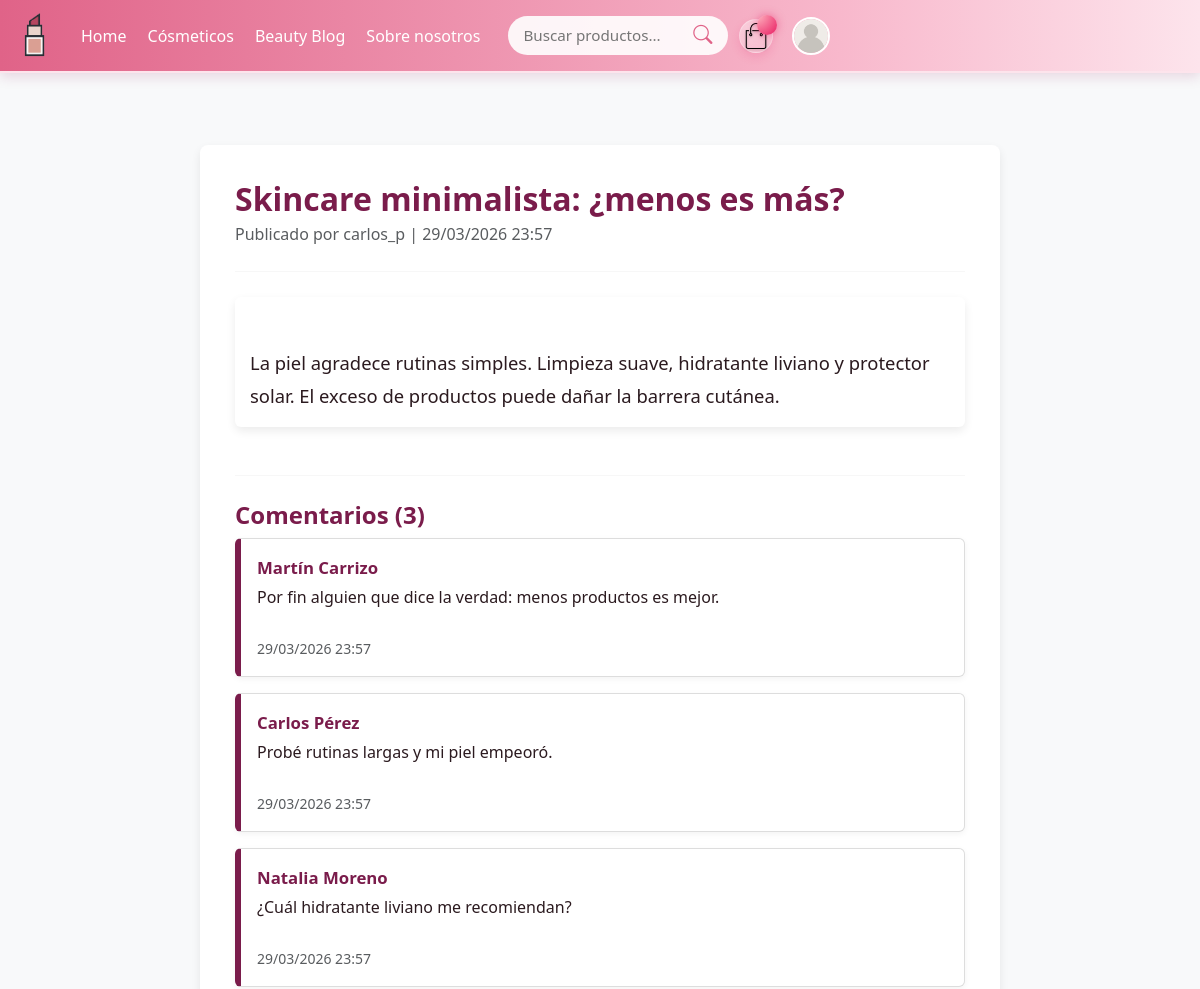
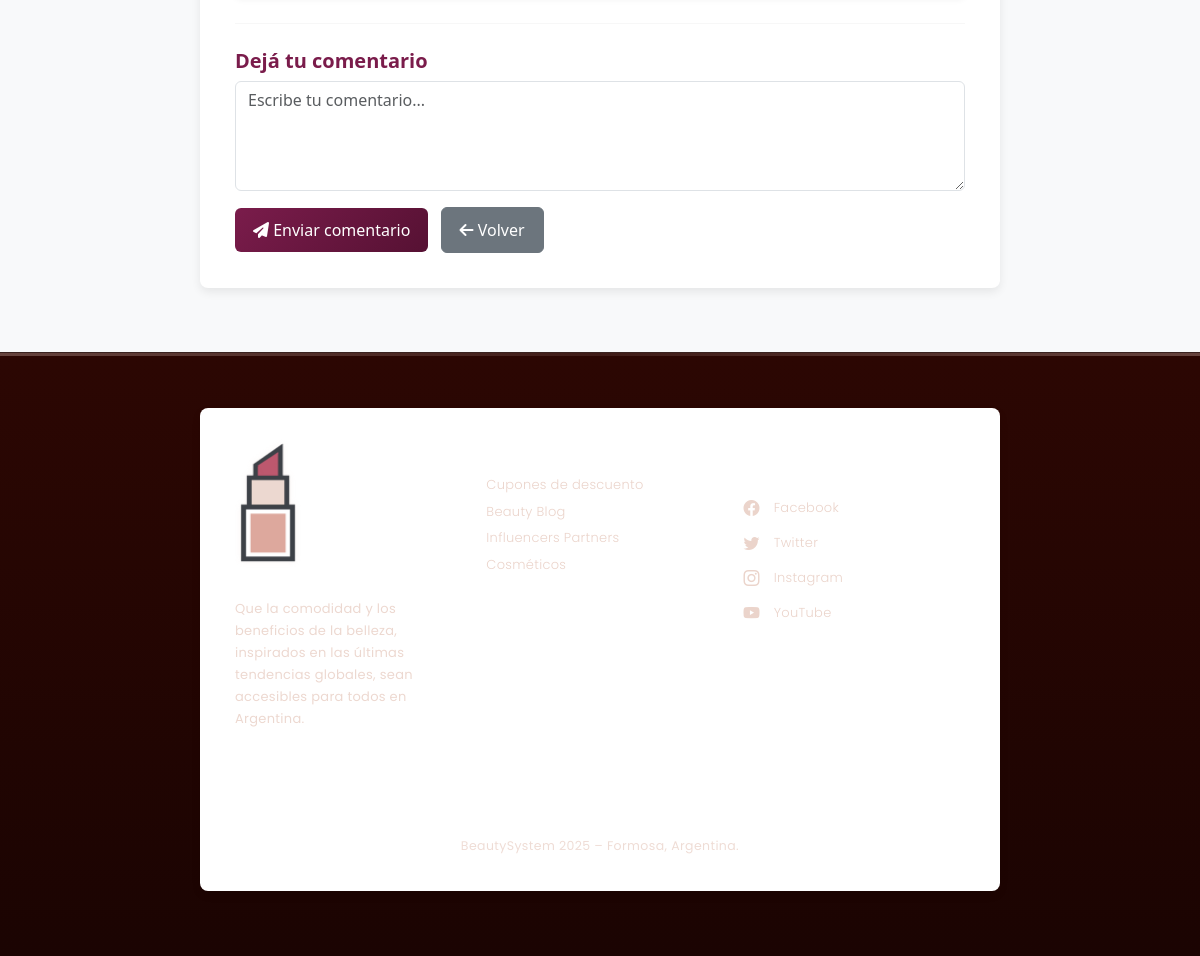
Screenshot of /index.php?controller=Blog&action=verPublico&id=3 with the database file from the repository (2 pictures, top to bottom).
### tables this page shows
CREATE TABLE blog_post (
    id_post INT AUTO_INCREMENT PRIMARY KEY,
    id_usuario INT NOT NULL, 
    titulo VARCHAR(255) NOT NULL,
    contenido TEXT NOT NULL,
    fecha_publicacion TIMESTAMP DEFAULT CURRENT_TIMESTAMP,
    FOREIGN KEY (id_usuario) REFERENCES usuario(id_usuario) ON DELETE CASCADE
);

CREATE TABLE usuario (
    id_usuario INT PRIMARY KEY AUTO_INCREMENT,
    nombre_usuario VARCHAR(50) NOT NULL UNIQUE,
    password_usuario VARCHAR(255) NOT NULL,
    fecha_registro TIMESTAMP DEFAULT CURRENT_TIMESTAMP,
    estado_usuario TINYINT(1) DEFAULT 0,  
    cuenta_activada TINYINT(1) DEFAULT 0,
    relacion_persona INT NOT NULL,
    relacion_perfil INT NOT NULL,
    FOREIGN KEY (relacion_persona) REFERENCES persona(id_persona),
    FOREIGN KEY (relacion_perfil) REFERENCES perfil(id_perfil)
);

CREATE TABLE comentarios_blog (
    id_comentario INT AUTO_INCREMENT PRIMARY KEY,
    id_post INT,
    id_cliente INT,
    comentario TEXT,
    fecha TIMESTAMP DEFAULT CURRENT_TIMESTAMP,
    FOREIGN KEY (id_post) REFERENCES blog_post(id_post) ON DELETE CASCADE,
    FOREIGN KEY (id_cliente) REFERENCES cliente(id_cliente) ON DELETE CASCADE
);

### controllers/BlogController.php (called while the page is built, shortened)
<?php
require_once 'models/BlogModel.php';
class BlogController {
    private $model;
    public function __construct() {
        $this->model = new BlogModel();
    }
    public function verPublico()
    {
        $id = $_GET['id'] ?? null;
        $post = $this->model->obtener($id);
        $comentarios = $this->model->obtenerComentarios($id);
        require_once 'views/layouts/main.php';
    }
}

### index.php (called while the page is built, shortened)
<?php
$actionName = $_GET['action'] ?? 'index';
$actionName = preg_replace('/[^a-zA-Z0-9_]/', '', $actionName);
$controller = new $controllerName();
call_user_func([$controller, $actionName]);

### models/Conexion.php (called while the page is built, shortened)
<?php
class Conexion {
    private $host = 'localhost';
    private $db_name = 'beautysystem';
    private $username = 'root';
    private $password = '';
    private $port = 3306;
    public function Conectar() {
        $this->conection = null;
        try {
            $this->conection = new PDO(
                "mysql:host={$this->host};port={$this->port};dbname={$this->db_name}",
                $this->username,
                $this->password
            );
            $this->conection->setAttribute(PDO::ATTR_ERRMODE, PDO::ERRMODE_EXCEPTION);
        } catch (PDOException $e) {
            echo 'Error al establecer la conexión: ' . $e->getMessage();
            exit;
        }
        return $this->conection;
    }
}
?>

### models/BlogModel.php (called while the page is built, shortened)
<?php
require_once 'models/Conexion.php';
class BlogModel
{
    private $db;
    public function __construct()
    {
        $this->db = (new Conexion())->Conectar();
    }
    public function obtener($id_post)
    {
        $sql = "SELECT p.id_post, p.titulo, p.contenido, p.fecha_publicacion,
                       u.nombre_usuario AS autor
                FROM blog_post p
                JOIN usuario u ON p.id_usuario = u.id_usuario
                WHERE p.id_post = :id_post";
        $stmt = $this->db->prepare($sql);
        $stmt->execute([':id_post' => $id_post]);
        return $stmt->fetch(PDO::FETCH_ASSOC);
    }
    public function obtenerComentarios($id_post)
    {
        $sql = "SELECT c.id_comentario,
                       c.comentario,
                       c.fecha,
                       CONCAT(p.nombre_persona, ' ', p.apellido_persona) AS cliente
                FROM comentarios_blog c
                JOIN cliente cl ON c.id_cliente = cl.id_cliente
                JOIN persona p ON cl.relacion_persona = p.id_persona
                WHERE c.id_post = :id_post
                ORDER BY c.fecha DESC";
        $stmt = $this->db->prepare($sql);
        $stmt->execute([':id_post' => $id_post]);
        return $stmt->fetchAll(PDO::FETCH_ASSOC);
    }
}

### views/blog/publico/ver.php (the view, shortened to what this page needs)
<!DOCTYPE html>
<html lang="es">
<head>
    <link href="https://cdn.jsdelivr.net/npm/bootstrap@5.3.2/dist/css/bootstrap.min.css" rel="stylesheet">
    <link rel="stylesheet"
        href="https://cdnjs.cloudflare.com/ajax/libs/font-awesome/6.5.0/css/all.min.css">
</head>
<body>
    <div class="container mt-5">
        <h2 class="mb-1"><?= htmlspecialchars($post['titulo']) ?></h2>
        <p class="text-muted">
            Publicado por <?= htmlspecialchars($post['autor']) ?> |
            <?= date("d/m/Y H:i", strtotime($post['fecha_publicacion'])) ?>
        </p>
        <hr>
        <div class="post-contenido mb-5">
            <?= nl2br(htmlspecialchars($post['contenido'])) ?>
        </div>
        <hr>
        <h4 class="mt-4">
            Comentarios (<?= count($comentarios) ?>)
        </h4>
        <?php if ($comentarios): ?>
            <?php foreach ($comentarios as $coment): ?>
                <div class="comentario p-3 mb-3 rounded">
                    <strong><?= htmlspecialchars($coment['cliente']) ?></strong><br>
                    <span><?= nl2br(htmlspecialchars($coment['comentario'])) ?></span><br>
                    <small class="text-muted">
                        <?= date("d/m/Y H:i", strtotime($coment['fecha'])) ?>
                    </small>
                </div>
            <?php endforeach; ?>
        <?php else: ?>
            <p class="text-muted">Aún no hay comentarios. Sé el primero.</p>
        <?php endif; ?>
        <hr>
        <h5 class="mt-4">Dejá tu comentario</h5>
        <form action="index.php?controller=Blog&action=guardarComentarioPublico" method="POST">
            <textarea name="comentario"
                class="form-control mb-3"
                rows="4"
                placeholder="Escribe tu comentario..."
                required></textarea>
            <button type="submit" class="btn btn-comentar">
                <i class="fa fa-paper-plane"></i> Enviar comentario
            </button>
            <a href="index.php?controller=Home&action=blog" class="btn btn-secondary ms-2">
                <i class="fa fa-arrow-left"></i> Volver
            </a>
        </form>
    </div>
</body>
</html>

### assets/css/navbar.css (style rules this page uses)
:root { --pink-strong: #e06388; --pink-light: #f8b8cc; --rose-soft: #fde4ec; --rose-hover: #f39ab5; --dark: #2d2d2d; --light: #ffffff; }

### views/blog/publico/ver.php (style rules this page uses)
:root { --bordo: #7a1c4b; --bordo-oscuro: #561133; --rosa-claro: #f9e2ec; --gris-claro: #f3f3f3; --gris-borde: #ddd; --texto: #2b1a1f; --shadow: 0 4px 10px rgba(0,0,0,0.08); }
body { background: #fafafa; font-family: 'Segoe UI', Tahoma, Geneva, Verdana, sans-serif; color: var(--texto); }
h2, h3, h4, h5 { color: var(--bordo); font-weight: 600; }
.post-contenido { white-space: pre-line; font-size: 1.15rem; line-height: 1.8; padding: 15px; background: white; border-radius: 6px; box-shadow: var(--shadow); }
.comentario { background: #ffffff; border: 1px solid var(--gris-borde); border-left: 6px solid var(--bordo); padding: 12px 15px; border-radius: 5px; margin-bottom: 10px; box-shadow: 0 2px 6px rgba(0,0,0,0.05); }
.comentario strong { color: var(--bordo); font-size: 1.05rem; }
.comentario span { display: block; margin: 5px 0 3px; }
.comentario small { color: #666; }
.btn-comentar { background: linear-gradient(135deg, var(--bordo), var(--bordo-oscuro)); color: white; border: none; padding: 10px 18px; border-radius: 6px; transition: all 0.2s ease-in-out; }
.btn-secondary { border-radius: 6px; padding: 10px 18px; }
textarea { border: 1px solid var(--gris-borde); border-radius: 6px; transition: 0.3s; }
.container { max-width: 800px; background: #ffffff; padding: 35px; border-radius: 8px; box-shadow: var(--shadow); margin-bottom: 40px; }
hr { border-top: 1px solid var(--gris-borde); margin: 25px 0; }

### rows the page displays
blog_post: titulo "Skincare minimalista: ¿menos es más?", id_usuario.nombre_usuario "carlos_p", fecha_publicacion "29/03/2026 23:57", contenido "La piel agradece rutinas simples. Limpieza suave, hidratante liviano y protector solar. El exceso de productos puede dañar la barrera cutánea."
comentarios_blog: cliente "Martín Carrizo", comentario "Por fin alguien que dice la verdad: menos productos es mejor.", fecha "29/03/2026 23:57"
comentarios_blog: cliente "Carlos Pérez", comentario "Probé rutinas largas y mi piel empeoró.", fecha "29/03/2026 23:57"
comentarios_blog: cliente "Natalia Moreno", comentario "¿Cuál hidratante liviano me recomiendan?", fecha "29/03/2026 23:57"

### other values shown
count($comentarios) "3"
